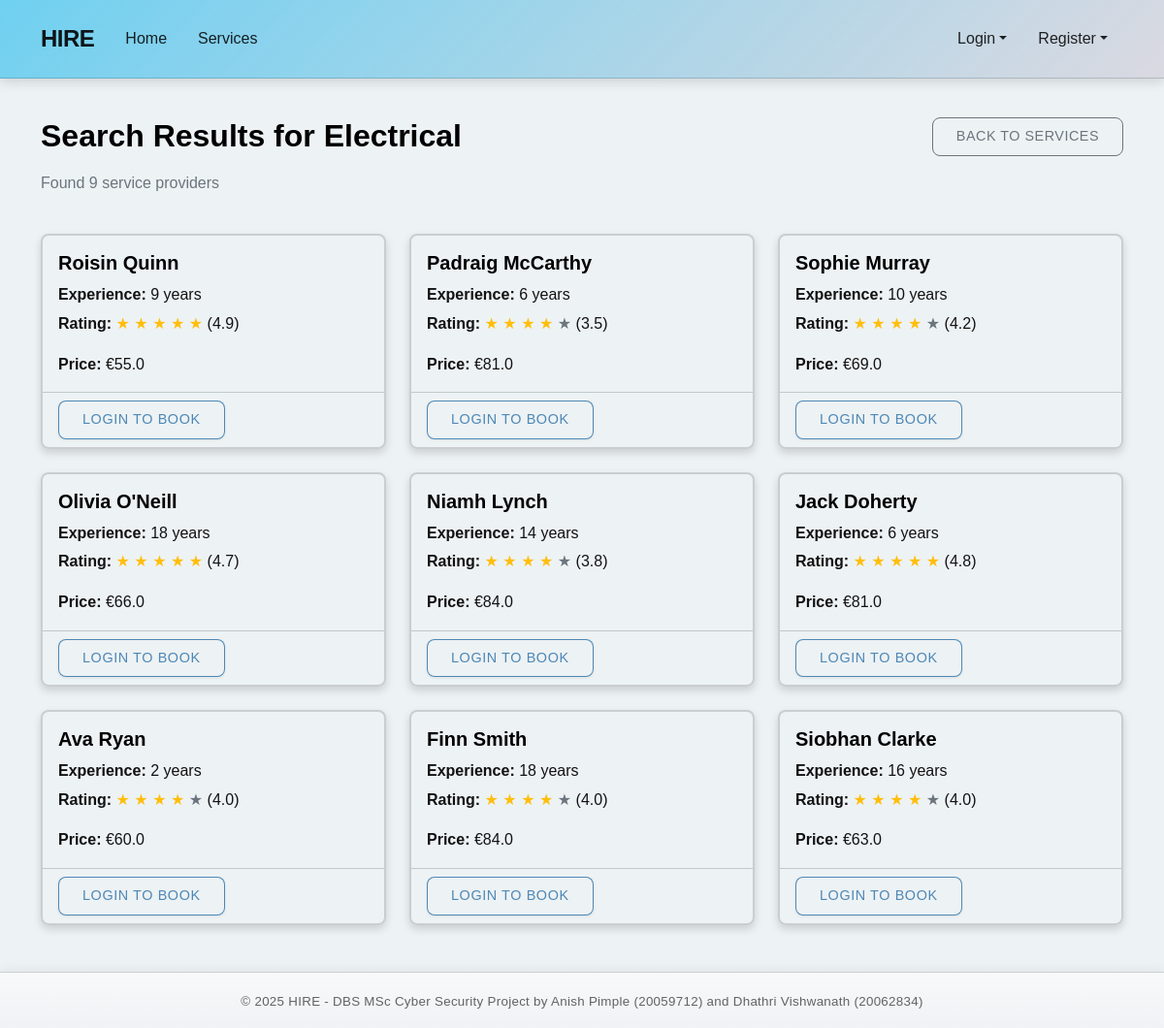
Page /search?category_id=2 on the earlier database version.
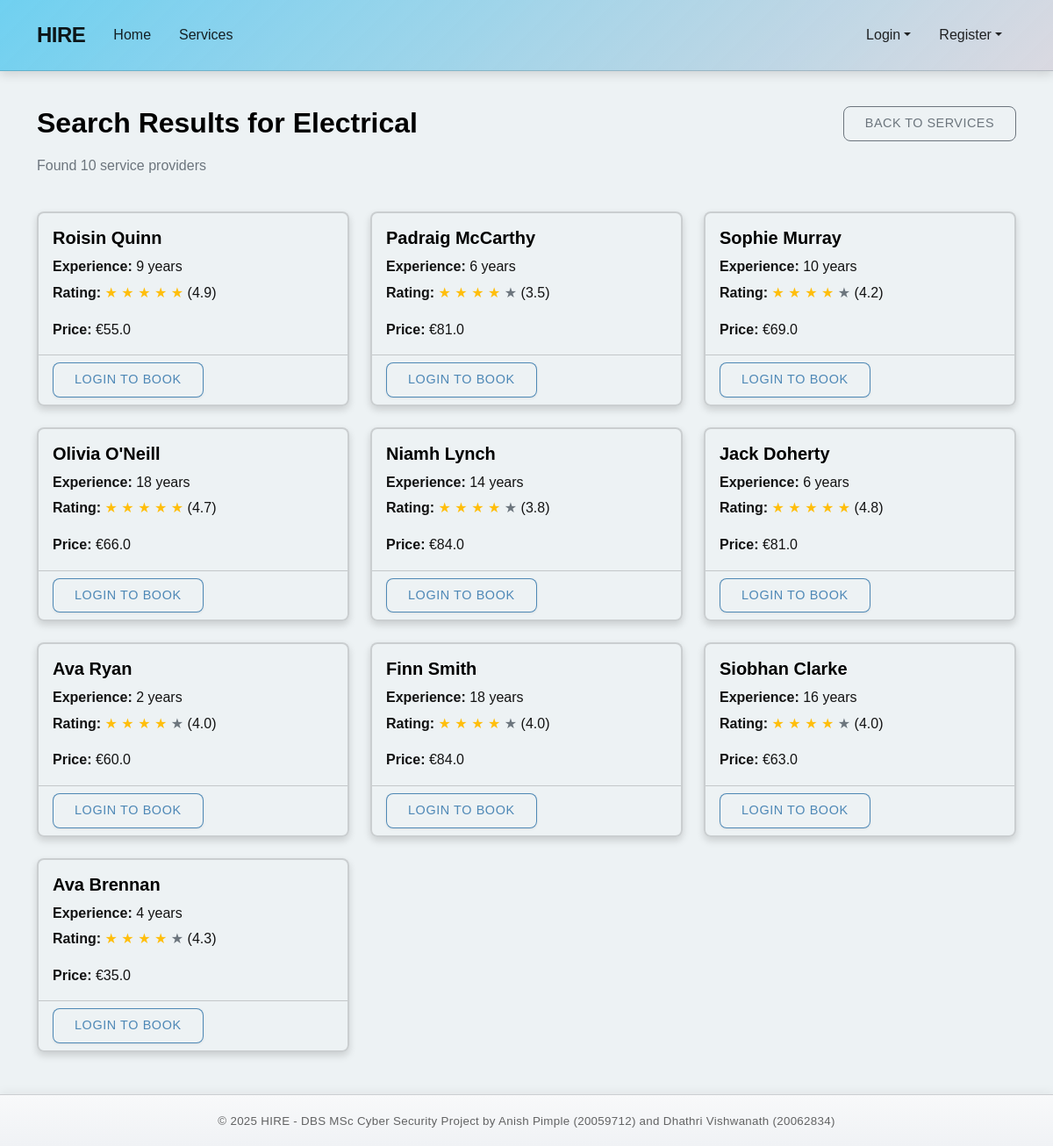
Same page on the later database version.
### models.py (models this page shows, shortened)
class Provider(db.Model):
    __tablename__ = 'providers'
    id = db.Column(db.Integer, primary_key=True)
    email = db.Column(db.String(100), unique=True, nullable=False)
    phone = db.Column(db.String(15), unique=True, nullable=False)
    password_hash = db.Column(db.String(128), nullable=False)
    first_name = db.Column(db.String(50), nullable=False)
    last_name = db.Column(db.String(50), nullable=False)
    verification_document = db.Column(db.String(255), nullable=False)
    experience_years = db.Column(db.Integer, default=0)
    is_available = db.Column(db.Boolean, default=True)
    avg_rating = db.Column(db.Float, nullable=True)
    is_verified = db.Column(db.Boolean, default=False)
    created_at = db.Column(db.DateTime, default=datetime.utcnow)
    addresses = db.relationship('Address', backref='provider', lazy=True,
                              foreign_keys='Address.provider_id')
    services = db.relationship('ProviderCategory', backref='provider', lazy=True)
    bookings = db.relationship('Booking', backref='provider', lazy=True)
    def get_full_name(self):
        return f"{self.first_name} {self.last_name}"

class ProviderCategory(db.Model):
    __tablename__ = 'provider_categories'
    id = db.Column(db.Integer, primary_key=True)
    provider_id = db.Column(db.Integer, db.ForeignKey('providers.id'), nullable=False)
    category_id = db.Column(db.Integer, db.ForeignKey('service_categories.id'), nullable=False)
    price_rate = db.Column(db.Float, nullable=False)
    category = db.relationship('ServiceCategory', backref='provider_categories')
    __table_args__ = (
        db.UniqueConstraint('provider_id', 'category_id', name='uq_provider_category'),
    )

### routes.py (the view)
@main_bp.route('/search', methods=['GET'])
def search_providers():
    category_id = request.args.get('category_id')
    address_id = request.args.get('address_id')
    if not category_id:
        flash('Please select a service category', 'warning')
        return redirect(url_for('service.service_list'))
    category = ServiceCategory.query.get_or_404(category_id)
    provider_categories = ProviderCategory.query.filter_by(category_id=category_id).all()
    providers = [pc.provider for pc in provider_categories if pc.provider.is_verified and pc.provider.is_available]
    if address_id:
        providers.sort(key=lambda p: p.avg_rating if p.avg_rating is not None else 0, reverse=True)
    return render_template(
        'search_results.html',
        category=category,
        providers=providers,
        user=get_current_user()
    )

### app.py (called while the page is built)
@app.context_processor
def inject_env_variables():
    return dict(
        GOOGLE_MAPS_API_KEY=os.getenv('GOOGLE_MAPS_API_KEY')
    )

@app.context_processor
def utility_processor():
    def format_datetime(value, format='%d %b, %Y %H:%M'):
        """Format a datetime object to string"""
        if value is None:
            return ""
        return value.strftime(format)
    def format_currency(value):
        """Format a number as currency"""
        if value is None:
            return "€0.00"
        return f"€{value:.2f}"
    return dict(
        format_datetime=format_datetime,
        format_currency=format_currency
    )

### routes.py (called while the page is built)
def get_current_user():
    user_id = session.get('user_id')
    user_type = session.get('user_type')
    if not user_id or not user_type:
        return None
    if user_type == 'customer':
        return Customer.query.get(user_id)
    elif user_type == 'provider':
        return Provider.query.get(user_id)
    return None

### templates/search_results.html (shortened to what this page needs)
{% extends "base.html" %}
{% block content %}
<div class="row mb-4">
    <div class="col-md-8">
        <h2>Search Results for {{ category.name }}</h2>
        <p class="text-muted">Found {{ providers|length }} service providers</p>
    </div>
    <div class="col-md-4 text-end">
        <a href="{{ url_for('service.service_list') }}" class="btn btn-outline-secondary">Back to Services</a>
    </div>
</div>
{% if providers %}
    <div class="row row-cols-1 row-cols-md-3 g-4">
        {% for provider in providers %}
            <div class="col">
                <div class="card h-100">
                    <div class="card-body">
                        <h5 class="card-title">{{ provider.get_full_name() }}</h5>
                        <p class="card-text mb-1">
                            <strong>Experience:</strong> {{ provider.experience_years }} years
                        </p>
                        <p class="card-text mb-3">
                            <strong>Rating:</strong>
                            {% if provider.avg_rating %}
                                {% for i in range(5) %}
                                    {% if i < provider.avg_rating|int %}
                                        <span class="text-warning">★</span>
                                    {% elif i < provider.avg_rating|round(0, 'ceil')|int and (provider.avg_rating % 1) >= 0.5 %}
                                        <span class="text-warning">★</span>
                                    {% else %}
                                        <span class="text-secondary">★</span>
                                    {% endif %}
                                {% endfor %}
                                ({{ provider.avg_rating|round(1) }})
                            {% else %}
                                No ratings yet
                            {% endif %}
                        </p>
                        {% set provider_service = provider.services|selectattr('category_id', 'equalto', category.id)|first %}
                        {% if provider_service %}
                            <p class="card-text">
                                <strong>Price:</strong> €{{ provider_service.price_rate }}
                            </p>
                        {% endif %}
                    </div>
                    <div class="card-footer bg-transparent">
                        {% if user and session.get('user_type') == 'customer' %}
                            <a href="{{ url_for('booking.create_booking', provider_id=provider.id) }}?category_id={{ category.id }}" class="btn btn-primary">Book Now</a>
                        {% else %}
                            <a href="{{ url_for('customer.login') }}" class="btn btn-outline-primary">Login to Book</a>
                        {% endif %}
                    </div>
                </div>
            </div>
        {% endfor %}
    </div>
{% else %}
    <div class="alert alert-info">
        <p class="mb-0">No providers found for this service category. Please try a different category or check back later.</p>
    </div>
{% endif %}
{% endblock %}

Differences in the rows shown:
now on this page (row unchanged): Provider: get_full_name "Ava Brennan", experience_years "4", avg_rating "4.3"
added ProviderCategory: price_rate "35.0"
Other differences:
{{ providers|length }}: "9" → "10"
